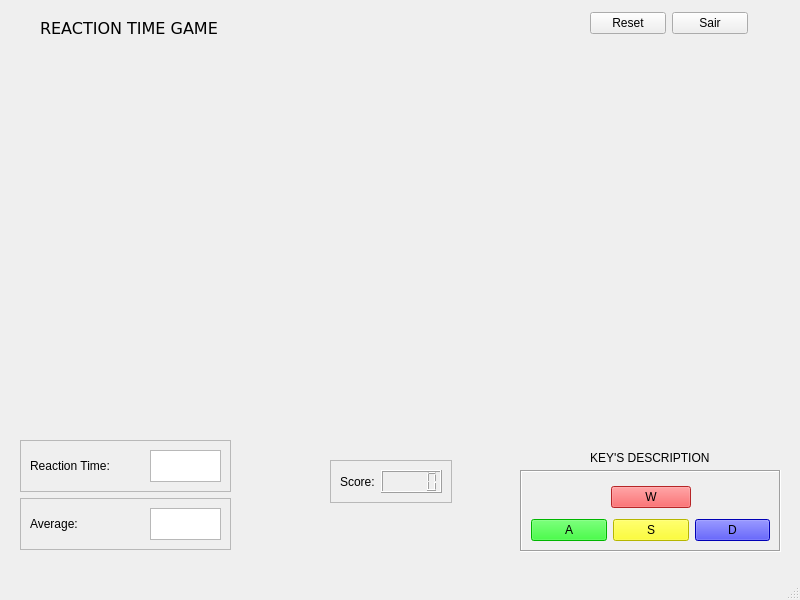
<?xml version="1.0" encoding="UTF-8"?>
<ui version="4.0">
 <class>MainWindow</class>
 <widget class="QMainWindow" name="MainWindow">
  <property name="geometry">
   <rect>
    <x>0</x>
    <y>0</y>
    <width>800</width>
    <height>600</height>
   </rect>
  </property>
  <property name="minimumSize">
   <size>
    <width>800</width>
    <height>600</height>
   </size>
  </property>
  <property name="maximumSize">
   <size>
    <width>800</width>
    <height>600</height>
   </size>
  </property>
  <property name="contextMenuPolicy">
   <enum>Qt::NoContextMenu</enum>
  </property>
  <property name="windowTitle">
   <string>MainWindow</string>
  </property>
  <property name="styleSheet">
   <string notr="true"/>
  </property>
  <property name="animated">
   <bool>false</bool>
  </property>
  <widget class="QWidget" name="centralwidget">
   <widget class="QWidget" name="widget" native="true">
    <property name="geometry">
     <rect>
      <x>20</x>
      <y>60</y>
      <width>751</width>
      <height>361</height>
     </rect>
    </property>
   </widget>
   <widget class="QLabel" name="label">
    <property name="geometry">
     <rect>
      <x>40</x>
      <y>20</y>
      <width>191</width>
      <height>16</height>
     </rect>
    </property>
    <property name="font">
     <font>
      <family>Verdana</family>
      <pointsize>12</pointsize>
     </font>
    </property>
    <property name="text">
     <string>REACTION TIME GAME</string>
    </property>
    <property name="textFormat">
     <enum>Qt::AutoText</enum>
    </property>
   </widget>
   <widget class="QFrame" name="frame">
    <property name="geometry">
     <rect>
      <x>520</x>
      <y>470</y>
      <width>261</width>
      <height>82</height>
     </rect>
    </property>
    <property name="frameShape">
     <enum>QFrame::Box</enum>
    </property>
    <property name="frameShadow">
     <enum>QFrame::Sunken</enum>
    </property>
    <layout class="QVBoxLayout" name="verticalLayout">
     <item>
      <layout class="QHBoxLayout" name="horizontalLayout">
       <item>
        <layout class="QHBoxLayout" name="horizontalLayout_3">
         <item>
          <widget class="QLabel" name="label_4">
           <property name="text">
            <string/>
           </property>
          </widget>
         </item>
         <item>
          <widget class="QPushButton" name="wButton">
           <property name="palette">
            <palette>
             <active>
              <colorrole role="Button">
               <brush brushstyle="SolidPattern">
                <color alpha="255">
                 <red>255</red>
                 <green>52</green>
                 <blue>55</blue>
                </color>
               </brush>
              </colorrole>
              <colorrole role="Base">
               <brush brushstyle="SolidPattern">
                <color alpha="255">
                 <red>255</red>
                 <green>52</green>
                 <blue>55</blue>
                </color>
               </brush>
              </colorrole>
              <colorrole role="Window">
               <brush brushstyle="SolidPattern">
                <color alpha="255">
                 <red>255</red>
                 <green>52</green>
                 <blue>55</blue>
                </color>
               </brush>
              </colorrole>
             </active>
             <inactive>
              <colorrole role="Button">
               <brush brushstyle="SolidPattern">
                <color alpha="255">
                 <red>255</red>
                 <green>52</green>
                 <blue>55</blue>
                </color>
               </brush>
              </colorrole>
              <colorrole role="Base">
               <brush brushstyle="SolidPattern">
                <color alpha="255">
                 <red>255</red>
                 <green>52</green>
                 <blue>55</blue>
                </color>
               </brush>
              </colorrole>
              <colorrole role="Window">
               <brush brushstyle="SolidPattern">
                <color alpha="255">
                 <red>255</red>
                 <green>52</green>
                 <blue>55</blue>
                </color>
               </brush>
              </colorrole>
             </inactive>
             <disabled>
              <colorrole role="Button">
               <brush brushstyle="SolidPattern">
                <color alpha="255">
                 <red>255</red>
                 <green>52</green>
                 <blue>55</blue>
                </color>
               </brush>
              </colorrole>
              <colorrole role="Base">
               <brush brushstyle="SolidPattern">
                <color alpha="255">
                 <red>255</red>
                 <green>52</green>
                 <blue>55</blue>
                </color>
               </brush>
              </colorrole>
              <colorrole role="Window">
               <brush brushstyle="SolidPattern">
                <color alpha="255">
                 <red>255</red>
                 <green>52</green>
                 <blue>55</blue>
                </color>
               </brush>
              </colorrole>
             </disabled>
            </palette>
           </property>
           <property name="layoutDirection">
            <enum>Qt::LeftToRight</enum>
           </property>
           <property name="autoFillBackground">
            <bool>false</bool>
           </property>
           <property name="styleSheet">
            <string notr="true">background-color: rgb(255, 52, 55);
</string>
           </property>
           <property name="text">
            <string>W</string>
           </property>
          </widget>
         </item>
         <item>
          <widget class="QLabel" name="label_3">
           <property name="text">
            <string/>
           </property>
          </widget>
         </item>
        </layout>
       </item>
      </layout>
     </item>
     <item>
      <layout class="QHBoxLayout" name="horizontalLayout_2">
       <item>
        <widget class="QPushButton" name="aButton">
         <property name="styleSheet">
          <string notr="true">background-color: rgb(0, 255, 0);</string>
         </property>
         <property name="text">
          <string>A</string>
         </property>
        </widget>
       </item>
       <item>
        <widget class="QPushButton" name="sButton">
         <property name="styleSheet">
          <string notr="true">background-color: rgb(255, 255, 0);</string>
         </property>
         <property name="text">
          <string>S</string>
         </property>
        </widget>
       </item>
       <item>
        <widget class="QPushButton" name="dButton">
         <property name="styleSheet">
          <string notr="true">background-color: rgb(0, 0, 255);</string>
         </property>
         <property name="text">
          <string>D</string>
         </property>
        </widget>
       </item>
      </layout>
     </item>
    </layout>
   </widget>
   <widget class="QLabel" name="label_2">
    <property name="geometry">
     <rect>
      <x>590</x>
      <y>450</y>
      <width>121</width>
      <height>16</height>
     </rect>
    </property>
    <property name="text">
     <string>KEY'S DESCRIPTION</string>
    </property>
   </widget>
   <widget class="QFrame" name="frame_3">
    <property name="geometry">
     <rect>
      <x>330</x>
      <y>460</y>
      <width>122</width>
      <height>43</height>
     </rect>
    </property>
    <property name="frameShape">
     <enum>QFrame::StyledPanel</enum>
    </property>
    <property name="frameShadow">
     <enum>QFrame::Raised</enum>
    </property>
    <layout class="QHBoxLayout" name="horizontalLayout_4">
     <item>
      <widget class="QLabel" name="label_8">
       <property name="text">
        <string>Score:</string>
       </property>
      </widget>
     </item>
     <item>
      <widget class="QLCDNumber" name="lcdNumber"/>
     </item>
    </layout>
   </widget>
   <widget class="QWidget" name="layoutWidget">
    <property name="geometry">
     <rect>
      <x>20</x>
      <y>440</y>
      <width>211</width>
      <height>110</height>
     </rect>
    </property>
    <layout class="QVBoxLayout" name="verticalLayout_2">
     <item>
      <widget class="QFrame" name="frame_2">
       <property name="frameShape">
        <enum>QFrame::StyledPanel</enum>
       </property>
       <property name="frameShadow">
        <enum>QFrame::Raised</enum>
       </property>
       <layout class="QHBoxLayout" name="horizontalLayout_5">
        <item>
         <widget class="QLabel" name="label_5">
          <property name="text">
           <string>Reaction Time:</string>
          </property>
         </widget>
        </item>
        <item>
         <widget class="QTextBrowser" name="textBrowser_time">
          <property name="minimumSize">
           <size>
            <width>71</width>
            <height>31</height>
           </size>
          </property>
          <property name="maximumSize">
           <size>
            <width>71</width>
            <height>16777215</height>
           </size>
          </property>
         </widget>
        </item>
       </layout>
      </widget>
     </item>
     <item>
      <widget class="QFrame" name="frame_4">
       <property name="frameShape">
        <enum>QFrame::StyledPanel</enum>
       </property>
       <property name="frameShadow">
        <enum>QFrame::Raised</enum>
       </property>
       <layout class="QHBoxLayout" name="horizontalLayout_6">
        <item>
         <widget class="QLabel" name="label_7">
          <property name="text">
           <string>Average:</string>
          </property>
         </widget>
        </item>
        <item>
         <widget class="QTextBrowser" name="textBrowser_average">
          <property name="minimumSize">
           <size>
            <width>71</width>
            <height>31</height>
           </size>
          </property>
          <property name="maximumSize">
           <size>
            <width>71</width>
            <height>16777215</height>
           </size>
          </property>
         </widget>
        </item>
       </layout>
      </widget>
     </item>
    </layout>
   </widget>
   <widget class="QWidget" name="layoutWidget">
    <property name="geometry">
     <rect>
      <x>590</x>
      <y>10</y>
      <width>158</width>
      <height>26</height>
     </rect>
    </property>
    <layout class="QHBoxLayout" name="horizontalLayout_7">
     <item>
      <widget class="QPushButton" name="resetButton">
       <property name="text">
        <string>Reset</string>
       </property>
      </widget>
     </item>
     <item>
      <widget class="QPushButton" name="quitButton">
       <property name="text">
        <string>Sair</string>
       </property>
      </widget>
     </item>
    </layout>
   </widget>
  </widget>
  <widget class="QMenuBar" name="menubar">
   <property name="geometry">
    <rect>
     <x>0</x>
     <y>0</y>
     <width>800</width>
     <height>22</height>
    </rect>
   </property>
  </widget>
  <widget class="QStatusBar" name="statusbar"/>
 </widget>
 <resources/>
 <connections/>
 <slots>
  <slot>setScore(int)</slot>
 </slots>
</ui>
